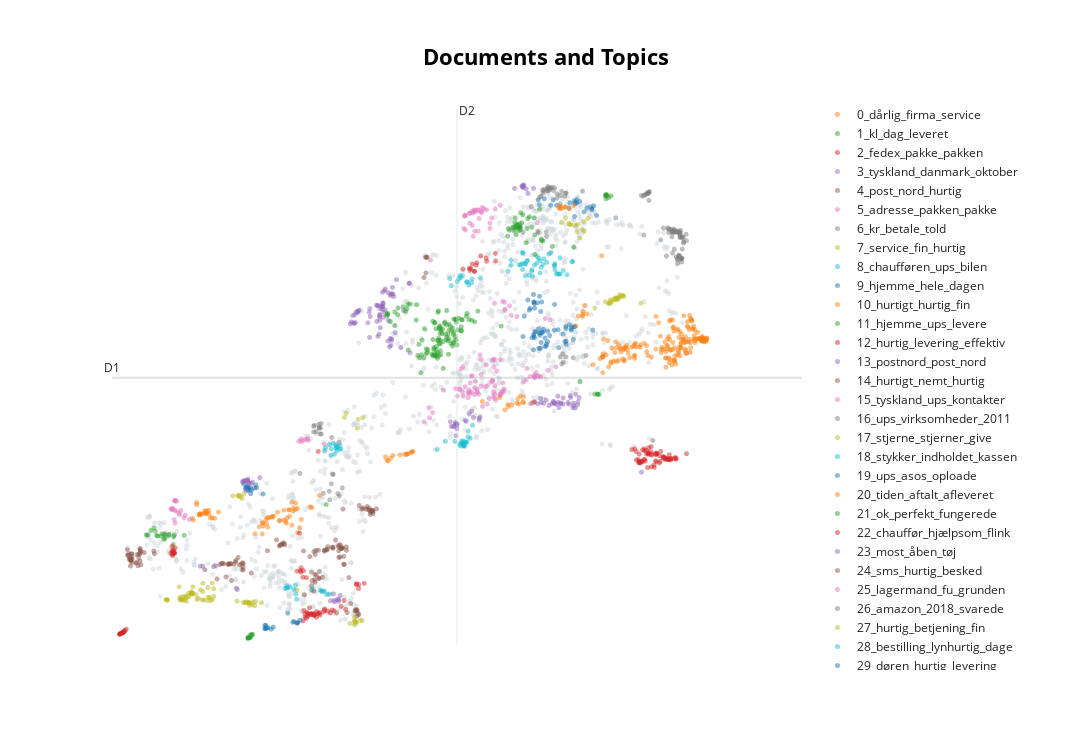

Source (notebook cell):
### Code cell
topic_model.visualize_documents(docs, embeddings=embeddings, hide_annotations=True)
